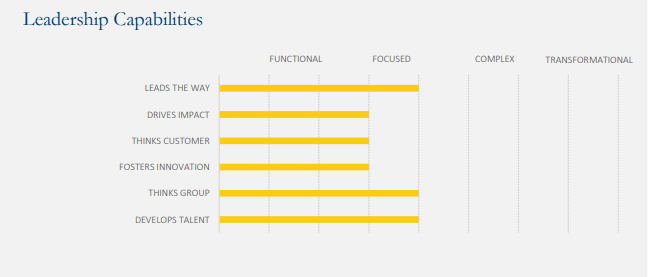
#> input picture images/1sample_graph.png, 649 x 277 px, found by its file name
$ jupyter execute --allow-errors inference.ipynb   (shell and % lines are left out)
#> lines starting #> are read from the running program, lines starting #| are printed output that depends on the picture; after the words box and inside, x2 and y2 are one past the last pixel; in counts of white or black regions, pixels touching at a corner belong together
# Horizontal bar graph I

[cell 1]
import cv2
import matplotlib.pyplot as plt
from google.colab.patches import cv2_imshow
import numpy as np
from skimage.filters import frangi
from transformers import LayoutLMv2FeatureExtractor, LayoutLMv2TokenizerFast, LayoutLMv2ForTokenClassification
from datasets import load_dataset
import pytesseract
from PIL import Image, ImageFont, ImageDraw

### function definations

[cell 2]
def calc_contours(image_path):
  img = cv2.imread(image_path)

  # Apply bilateral filter
  img_bilateral = cv2.bilateralFilter(img, 9, 75, 75)

  # Convert the image to grayscale
  gray = cv2.cvtColor(img, cv2.COLOR_BGR2GRAY)

  # Apply thresholding to remove text and noise
  _, thresh = cv2.threshold(gray, 150, 255, cv2.THRESH_BINARY)

  # Apply ROI masking to exclude non-graph regions
  mask = np.zeros_like(thresh)
  mask[50:400, 100:700] = 255
  masked_thresh = cv2.bitwise_and(thresh, mask)

  # Apply edge detection using the Canny algorithm
  edges = cv2.Canny(gray, 100, 200)

  # Apply horizontal line detection using HoughLinesP
  lines = cv2.HoughLinesP(edges, 1, np.pi/180, 100, minLineLength=250, maxLineGap=15)
  horizontal_lines = []
  for line in lines:
      x1, y1, x2, y2 = line[0]
      if abs(y1 - y2) < 5: # Check if the line is horizontal
          horizontal_lines.append(line)

  # Draw the detected lines on the image
  for line in horizontal_lines:
      x1, y1, x2, y2 = line[0]
      # cv2.line(img, (x1, y1), (x2, y2), (255, 255, 255), 2)

  # Find contours in the image
  contours, hierarchy = cv2.findContours(edges, cv2.RETR_TREE, cv2.CHAIN_APPROX_SIMPLE)

  # Filter out unwanted contours based on contour area and aspect ratio
  bars = []
  for cnt in contours:
      area = cv2.contourArea(cnt)
      x, y, w, h = cv2.boundingRect(cnt)
      aspect_ratio = float(w) / h
      if area > 7 and aspect_ratio > 5 and aspect_ratio < 50000:
          bars.append(cnt)

  ###### 2 consecutive element from the bars represent single contour only
  ###### and we will consider only one of them, so we will filter out odd index elemnts from the "bars"

  def filter_bars(bars):
    lst = []
    for i in range(len(bars)):
      if(i%2==1):
        lst.append(bars[i])
    return lst

  bars = filter_bars(bars)

  # Draw the remaining contours on the image
  cv2.drawContours(img, bars, -1, (255, 255, 0), 2)

  # Show the image
  cv2_imshow(img)
  return bars

[cell 3]
def get_topright_corner(bars):
  topright_corner = []
  for bar in bars:
    x, y, w, h = cv2.boundingRect(bar)
    topright_corner.append([x+w,y])
  return topright_corner

# contours_right_coords

[cell 4]
def loadFromLayoutlmv2():
  feature_extractor = LayoutLMv2FeatureExtractor.from_pretrained("microsoft/layoutlmv2-base-uncased")# apply_ocr is set to True by default
  tokenizer = LayoutLMv2TokenizerFast.from_pretrained("microsoft/layoutlmv2-base-uncased")
  model = LayoutLMv2ForTokenClassification.from_pretrained("nielsr/layoutlmv2-finetuned-funsd")
  return feature_extractor,tokenizer,model

# [52 lines left out: functions labelForBoxes, unnormalize_box, iob_to_label, process_image, not called in this run]

[cell 5]
######## scaled data #############


# [26 lines left out: function normalize_bbox, not called in this run]

[cell 6]
######### categorize the words into "keys, values, headers"

# [19 lines left out: function graph_categorizer, not called in this run]

[cell 7]
import re

# [8 lines left out: function is_numeric_adv, not called in this run]

[cell 8]
######## merge close words

# [76 lines left out: function merge_close_words, not called in this run]

[cell 9]
# [14 lines left out: function draw_bboxes, not called in this run]

[cell 10]
####### assign values to their respective keys with the help contours


# [29 lines left out: function nearest_assignment, not called in this run]

[cell 11]
#### assign values to their respective keys

# [35 lines left out: function assign_value_to_keys, not called in this run]

### input image

[cell 12]
image_path = '/content/drive/MyDrive/freelance/1sample_graph.png'
# image_path = '/content/drive/MyDrive/freelance/1sample_graph_edited.png'
img = cv2.imread(image_path)
#> img is the input picture: shape (277, 649, 3); mean B, G, R 231.7, 238.9, 240.6
cv2_imshow(img)

### enhanced image

[cell 13]
# [12 lines of commented-out code are left out]

### contour detection (detection of bars from the bar graph)

[cell 14]
bars = calc_contours(image_path)
#> in calc_contours, `gray = cv2.cvtColor(img, cv2.COLOR_BGR2GRAY)`:
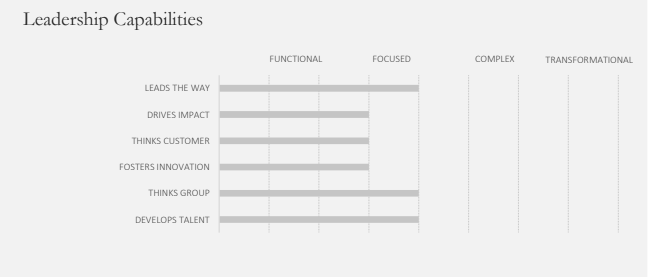
#> gray: shape (277, 649); min 49, max 255, mean 238.6
#> in calc_contours, `_, thresh = cv2.threshold(gray, 150, 255, cv2.THRESH_BINARY)`:
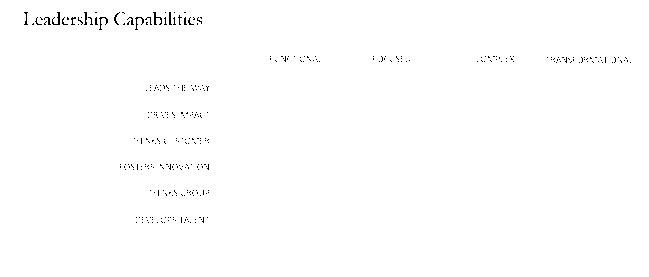
#> thresh: shape (277, 649); 99.4% white; black in thin lines or dots, all inside (x1, y1, x2, y2) = (24, 12, 631, 223)
#> in calc_contours, `masked_thresh = cv2.bitwise_and(thresh, mask)`:
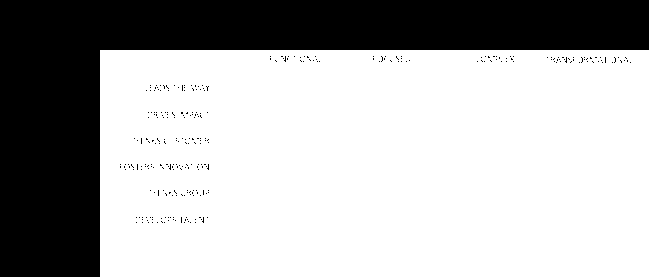
#> masked_thresh: shape (277, 649); 69.1% white; 289 black regions (288 under 20 px), largest, box (x1, y1, x2, y2) and area: (0, 0, 649, 277) 55150
#> in calc_contours, `edges = cv2.Canny(gray, 100, 200)`:
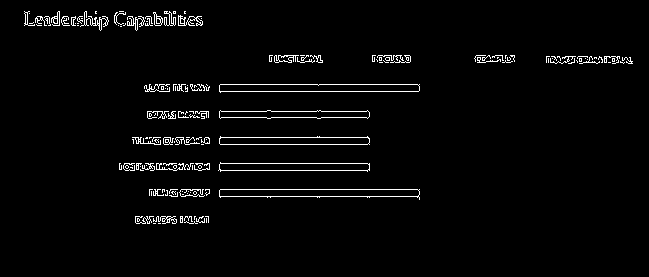
#> edges: shape (277, 649); 2.7% white in thin lines or dots, all inside (x1, y1, x2, y2) = (24, 11, 633, 224)
#> in calc_contours, `lines = cv2.HoughLinesP(edges, 1, np.pi/180, 100, minLineLength=250, m..`: lines = [[149, 189, 419, 189], [119, 163, 369, 163], [149, 84, 419, 84]]
#> the loop in calc_contours, `for line in lines:` made 3 passes
#> after the loop in calc_contours, `for line in lines:`: horizontal_lines = [[[149, 189, 419, 189]], [[119, 163, 369, 163]], [[149, 84, 419, 84]]]
#> the loop in calc_contours, `for line in horizontal_lines:` made 3 passes
#> in calc_contours, `contours, hierarchy = cv2.findContours(edges, cv2.RETR_TREE, cv2.CHAIN..`: contours = 247 contours, 210 with area under 20; largest, box (x1, y1, x2, y2) and area: (219, 189, 420, 200) 1404, (219, 84, 420, 93) 1397, (219, 84, 420, 92) 1396, (219, 189, 420, 197) 1395, (219, 136, 370, 145) 1050
#> the loop in calc_contours, `for cnt in contours:` made 247 passes
#> (area, x, y, w, h, aspect_ratio) on passes 14, 31, 32: (29.5, 153, 216, 24, 8, 3), (1404, 219, 189, 201, 11, 18.27), (1395, 219, 189, 201, 8, 25.12)
#> after the loop in calc_contours, `for cnt in contours:`: bars = 10 contours; largest, box (x1, y1, x2, y2) and area: (219, 189, 420, 200) 1404, (219, 84, 420, 93) 1397, (219, 84, 420, 92) 1396, (219, 189, 420, 197) 1395, (219, 136, 370, 145) 1050
#> the loop in filter_bars, `for i in range(len(bars)):` made 10 passes
#> after the loop in filter_bars, `for i in range(len(bars)):`: lst = 5 contours; box (x1, y1, x2, y2) and area: (219, 84, 420, 92) 1396, (219, 189, 420, 197) 1395, (219, 163, 370, 171) 1044, (219, 137, 370, 145) 1044, (219, 110, 370, 119) 918
#> in calc_contours, `bars = filter_bars(bars)`: bars has the same summary as lst in filter_bars
#> in calc_contours, `cv2.drawContours(img, bars, -1, (255, 255, 0), 2)`:
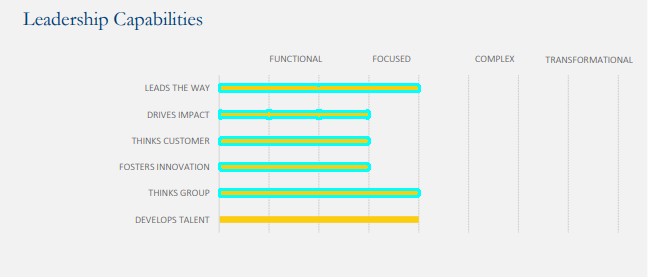
#> img: shape (277, 649, 3); 2.95% of pixels changed, all inside (x1, y1, x2, y2) = (218, 83, 421, 198)
#> bars has the same summary as lst in filter_bars
contours_right_coords = get_topright_corner(bars[::-1])
#> the loop in get_topright_corner, `for bar in bars:` made 5 passes
#> (y, w, h) on passes 1 to 5: (84, 201, 8), (110, 151, 9), (137, 151, 8), (163, 151, 8), (189, 201, 8)
#> after the loop in get_topright_corner, `for bar in bars:`: topright_corner = [[420, 84], [370, 110], [370, 137], [370, 163], [420, 189]]
#> contours_right_coords has the same summary as topright_corner in get_topright_corner

### getting the bboxes of the words

[cell 15]
image = Image.open(image_path)

#> (the rest of this cell did not finish here and is left out)
